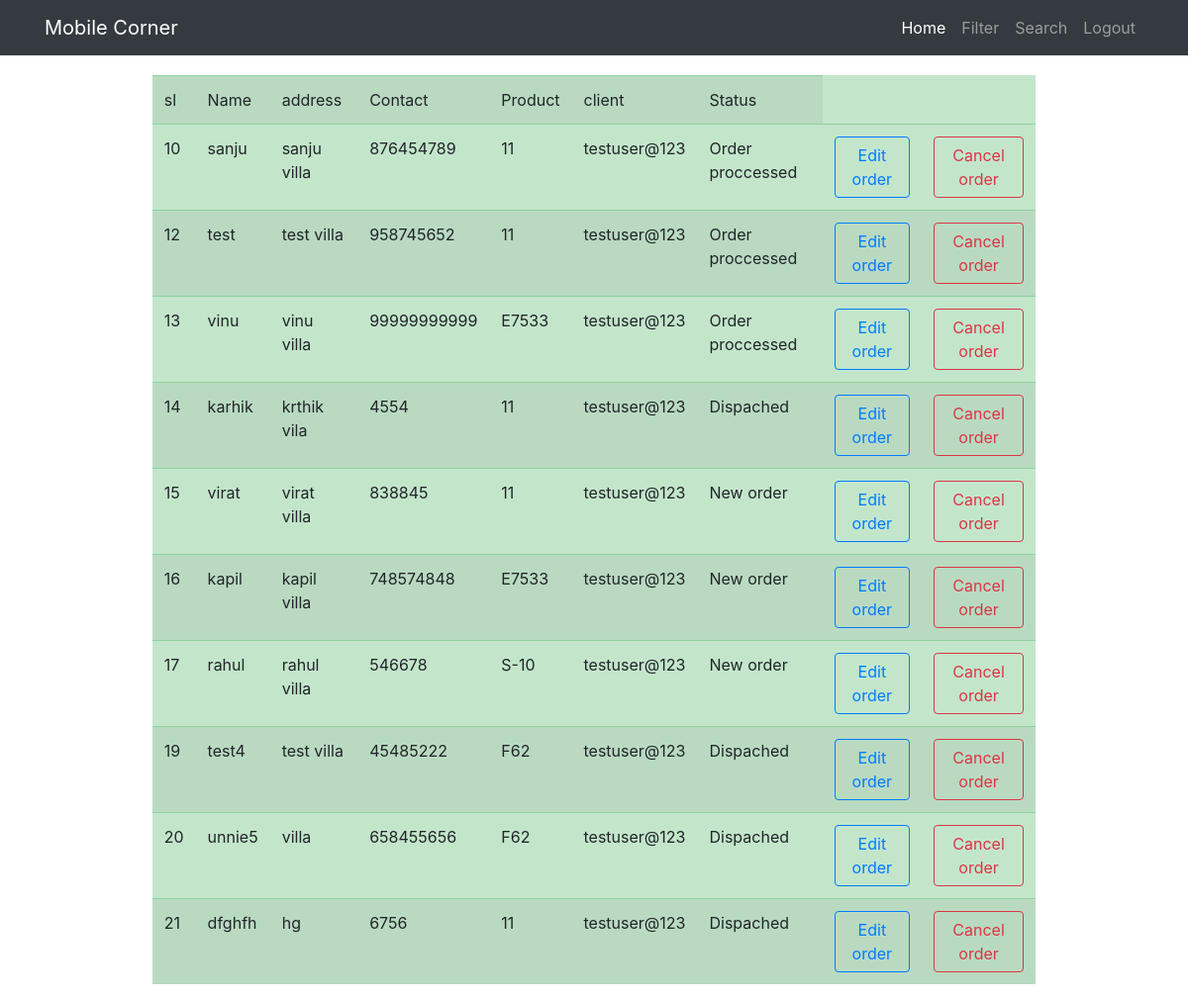
The page /mobiles/orders on the database its author committed.
### mobileapp/models.py (models this page shows, shortened)
class buyer_model(models.Model):
    buyer_name=models.CharField(max_length=120)
    buyer_address=models.TextField(max_length=500)
    buyer_mobile=models.CharField(max_length=100)
    product=models.CharField(max_length=150,null=True)
    user=models.CharField(max_length=100,null=True)
    status=models.CharField(max_length=120,null=True)

### mobileapp/views.py (the view)
# urls.py: path('orders',view_orders,name='order'),
def view_orders(request):
    if request.method=='GET':
        orders=buyer_model.objects.all()
        if buyer_model.objects.last().status==None:
            obj=buyer_model.objects.last()
            obj.status='New order'
            obj.save()
        context={}
        context['orders']=orders
    return render(request,'mobiles/vieworders.html',context)

### mobileapp/templates/mobiles/vieworders.html (shortened to what this page needs)
<!DOCTYPE html>
{%extends 'mobiles/base.html'%}
{%block body_block%}
<div class="row">
    <div class="col"></div>
    <div class="col-lg-9">
    <form method="post">
    <table class="table table-success table-striped" style="margin-top:20px;">
        <tr>
            <td>sl</td>
            <td>Name</td>
            <td>address</td>
            <td>Contact</td>
            <td>Product</td>
            <td>client</td>
            <td>Status</td>
        </tr>
        {%for order in orders%}
        <tr>
            <td>{{order.id}}</td>
            <td>{{order.buyer_name}}</td>
            <td>{{order.buyer_address}}</td>
            <td>{{order.buyer_mobile}}</td>
            <td>{{order.product}}</td>
            <td>{{order.user}}</td>
            <td>{{order.status}}</td>
            <td><a href="{%url 'editorder' order.id%}" class="btn btn-md btn-outline-primary">Edit order</a></td>
            <td><a href="{%url 'cancelorder' order.id%}" class="btn btn-md btn-outline-danger">Cancel order</a></td>
        </tr>
        {%endfor%}
    </table>
    </form>
    </div>
    <div class="col"></div>
</div>
{% endblock %}

### mobileapp/static/css/shop-homepage.css (style rules this page uses)
body { padding-top: 56px; }

### rows shown on the page
buyer_model: id "10", buyer_name "sanju", buyer_address "sanju villa", buyer_mobile "876454789", product "11", user "testuser@123", status "Order proccessed"
buyer_model: id "12", buyer_name "test", buyer_address "test villa", buyer_mobile "958745652", product "11", user "testuser@123", status "Order proccessed"
buyer_model: id "13", buyer_name "vinu", buyer_address "vinu villa", buyer_mobile "99999999999", product "E7533", user "testuser@123", status "Order proccessed"
buyer_model: id "14", buyer_name "karhik", buyer_address "krthik vila", buyer_mobile "4554", product "11", user "testuser@123", status "Dispached"
buyer_model: id "15", buyer_name "virat", buyer_address "virat villa", buyer_mobile "838845", product "11", user "testuser@123", status "New order"
buyer_model: id "16", buyer_name "kapil", buyer_address "kapil villa", buyer_mobile "748574848", product "E7533", user "testuser@123", status "New order"
buyer_model: id "17", buyer_name "rahul", buyer_address "rahul villa", buyer_mobile "546678", product "S-10", user "testuser@123", status "New order"
buyer_model: id "19", buyer_name "test4", buyer_address "test villa", buyer_mobile "45485222", product "F62", user "testuser@123", status "Dispached"
buyer_model: id "20", buyer_name "unnie5", buyer_address "villa", buyer_mobile "658455656", product "F62", user "testuser@123", status "Dispached"
buyer_model: id "21", buyer_name "dfghfh", buyer_address "hg", buyer_mobile "6756", product "11", user "testuser@123", status "Dispached"
